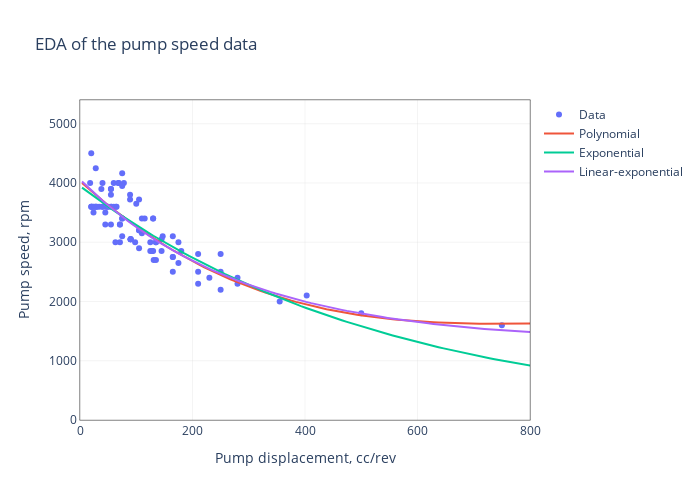

Source (notebook cell):
### Code cell
x_cont=np.linspace(.2*np.amin(x_train),1.2*np.amax(x_train),num=100)
fig = go.Figure()
fig.add_scatter(x=x_train, y=y_train, mode='markers',name='Data')
fig.add_scatter(x=x_cont,y=lin_reg.predict(poly_reg.fit_transform(x_cont.reshape(x_cont.size,1))),
mode='lines',name='Polynomial')
fig.add_scatter(x=x_cont, y=regModel(x_cont,*cSpeedPumps_two_params), mode='lines',name='Exponential')
fig.add_scatter(x=x_cont, y=regModel(x_cont,*cSpeedPumps_three_params), mode='lines',name='Linear-exponential')
fig.update_layout(
    title=f'EDA of the {machine_type} {data_type} data',
    width=700,
    height=500,
    xaxis=dict(
        title=f'{machine_type.capitalize()} displacement, cc/rev',
        showline=True,
        linecolor='black',
        mirror=True,
        showgrid=True,
        gridcolor='LightGray',
        gridwidth=0.25,
        linewidth=0.5,
        range=[0, round(1.1 * max(x_train), -2)]
    ),
    yaxis=dict(
        title=f'{machine_type.capitalize()} {data_type}, rpm' if data_type == 'speed' else f'{machine_type.capitalize()} {data_type}, kg',
        showline=True,
        linecolor='black',
        mirror=True,
        showgrid=True,
        gridcolor='LightGray',
        gridwidth=0.25,
        linewidth=0.5,
        range=[0, round(1.2 * max(y_train), -2)]
    ),
    plot_bgcolor='rgba(255,255,255,1)',
    paper_bgcolor='rgba(255,255,255,0)',
    showlegend=True,
)
fig.show()
